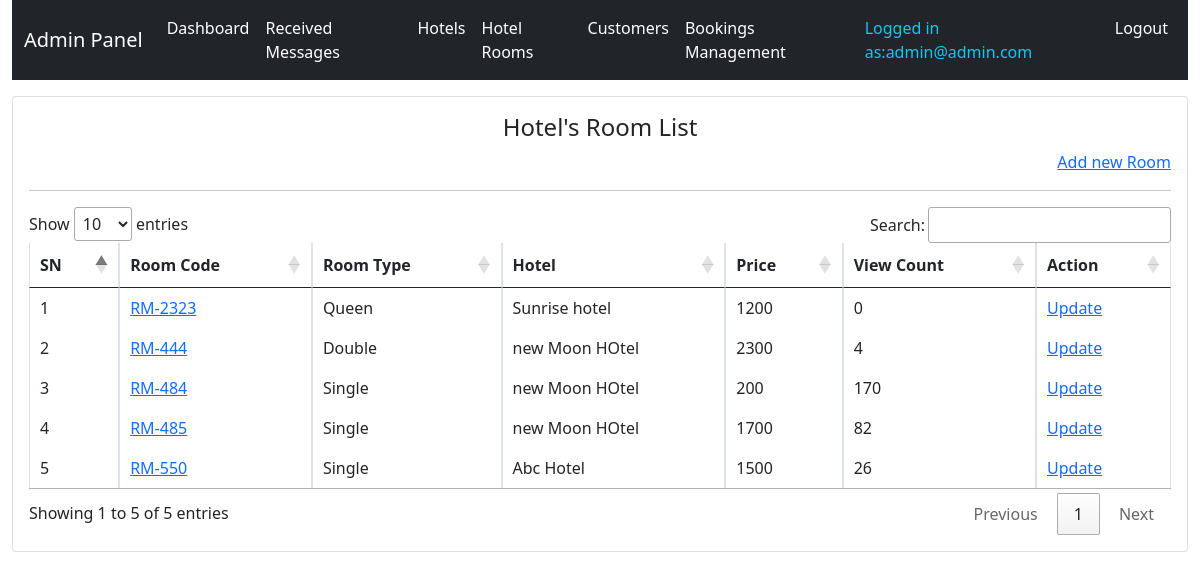
The page /system-admin/room-list/ (signed in) on the database as committed earlier.
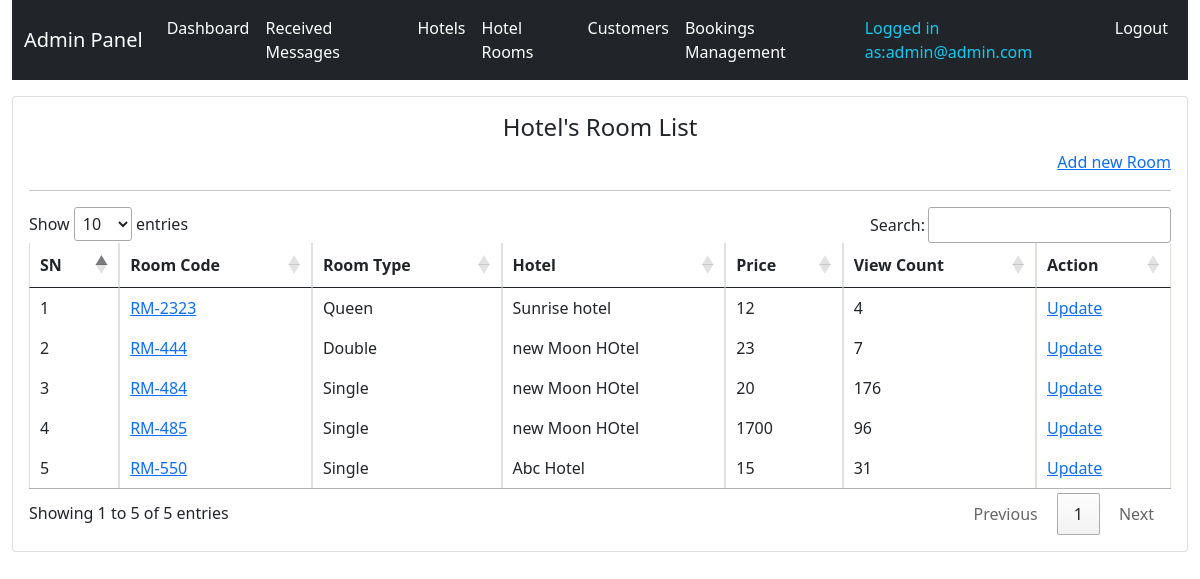
The same page on the database as committed later.
### hbsapp/models.py (models this page shows, shortened)
class TimeStamp(models.Model):
    created_at = models.DateTimeField(auto_now_add=True)
    updated_at = models.DateTimeField(auto_now=True)
    class Meta:
        abstract = True

class HotelRoom(TimeStamp):
    hotel = models.ForeignKey(Hotel, on_delete=models.RESTRICT)
    room_type = models.CharField(max_length=50, choices=ROOM_TYPE)
    room_code = models.CharField(max_length=50)
    image = models.ImageField(upload_to="rooms")
    description = models.TextField()
    price = models.PositiveIntegerField()
    view_count = models.BigIntegerField(default=0)

class Hotel(TimeStamp):
    name = models.CharField(max_length=200)
    image = models.ImageField(upload_to="hotels", null=True, blank=True)
    address = models.CharField(max_length=200)
    contact = models.CharField(max_length=200)
    email = models.EmailField(unique=True)
    def __str__(self):
        return self.name

### hbsapp/views.py (the view)
class AdminRoomListView(AdminRequiredMixin, View):
    def get(self, request, *args, **kwargs):
        context = self.context
        context["roomlist"] = HotelRoom.objects.order_by("-id")
        return render(request, "admintemplates/adminroomlist.html", context)

### hbsapp/views.py (called while the page is built)
    def dispatch(self, request, *args, **kwargs):
        try:
            self.admin = request.user.admin
            self.context = {
                "admin": self.admin
            }
        except Exception as e:
            print(e)
            return redirect(reverse("hbsapp:adminlogin") + "?next=" + request.path)
        return super(AdminRequiredMixin, self).dispatch(request, *args, **kwargs)

### templates/admintemplates/adminroomlist.html (shortened to what this page needs)
{% extends 'admintemplates/adminbase.html' %}
{% block css %}
<link rel="stylesheet" href="//cdn.datatables.net/1.10.24/css/jquery.dataTables.min.css">
{% endblock %}
{% block content %}
<div class="row mt-3">
    <div class="col-md-12">
        <div class="card p-3">
            <div class="row">
                <div class="col-md-12">
                    <h4 class="text-center">Hotel's Room List</h4>
                    <a href="{% url 'hbsapp:adminroomcreate' %}" style="float: right;">Add new Room</a>
                </div>
            </div>
            <hr>
            <div class="row">
                <div class="col-md-12">
            <table class="table table-bordered">
                <thead>
                    <tr>
                        <th>SN</th>
                        <th>Room Code</th>
                        <th>Room Type</th>
                        <th>Hotel</th>
                        <th>Price</th>
                        <th>View Count</th>
                        <th>Action</th>
                    </tr>
                </thead>
                <tbody>
                    {% for room in roomlist %}
                    <tr>
                        <td>{{forloop.counter}}</td>
                        <td><a class="room-img"  data-bs-toggle="modal" data-bs-target="#imgModal" href="{{room.image.url}}">{{room.room_code}}</a></td>
                        <td>{{room.room_type}}</td>
                        <td>{{room.hotel}}</td>
                        <td>{{room.price}}</td>
                        <td>{{room.view_count}}</td>
                        <td>
                            <a href="{% url 'hbsapp:adminroomupdate' room.id %}">Update</a>
                        </td>
                    </tr>
                    {% endfor %}
                </tbody>
            </table>
        </div>
    </div>
</div>
{% endblock %}

Rows that differ between the two databases and show on the page:
changed HotelRoom "RM-2323": price "1200" → "12"; view_count "0" → "4"
changed HotelRoom "RM-444": price "2300" → "23"; view_count "4" → "7"
changed HotelRoom "RM-484": price "200" → "20"; view_count "170" → "176"
changed HotelRoom "RM-485": view_count "82" → "96"
changed HotelRoom "RM-550": price "1500" → "15"; view_count "26" → "31"
